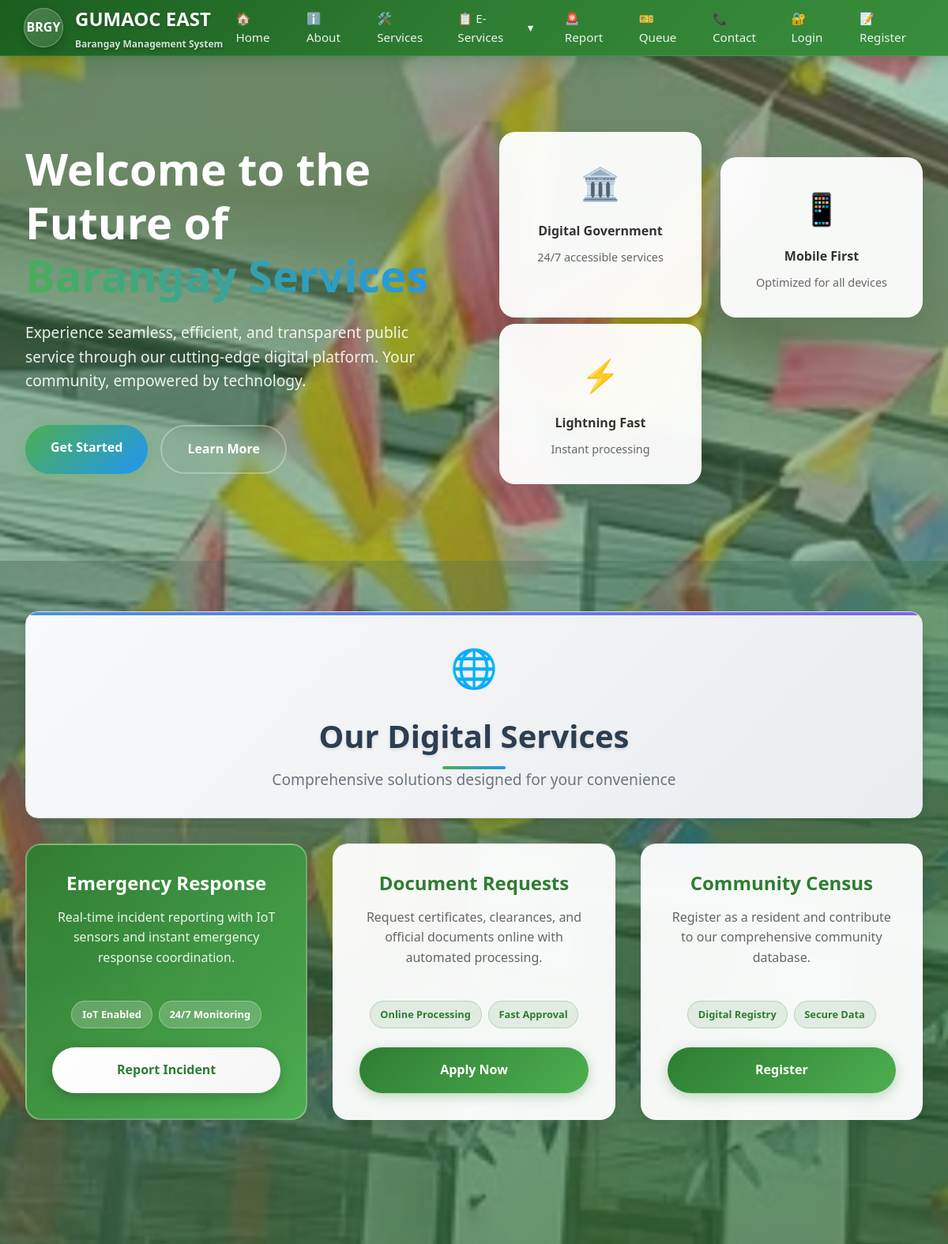
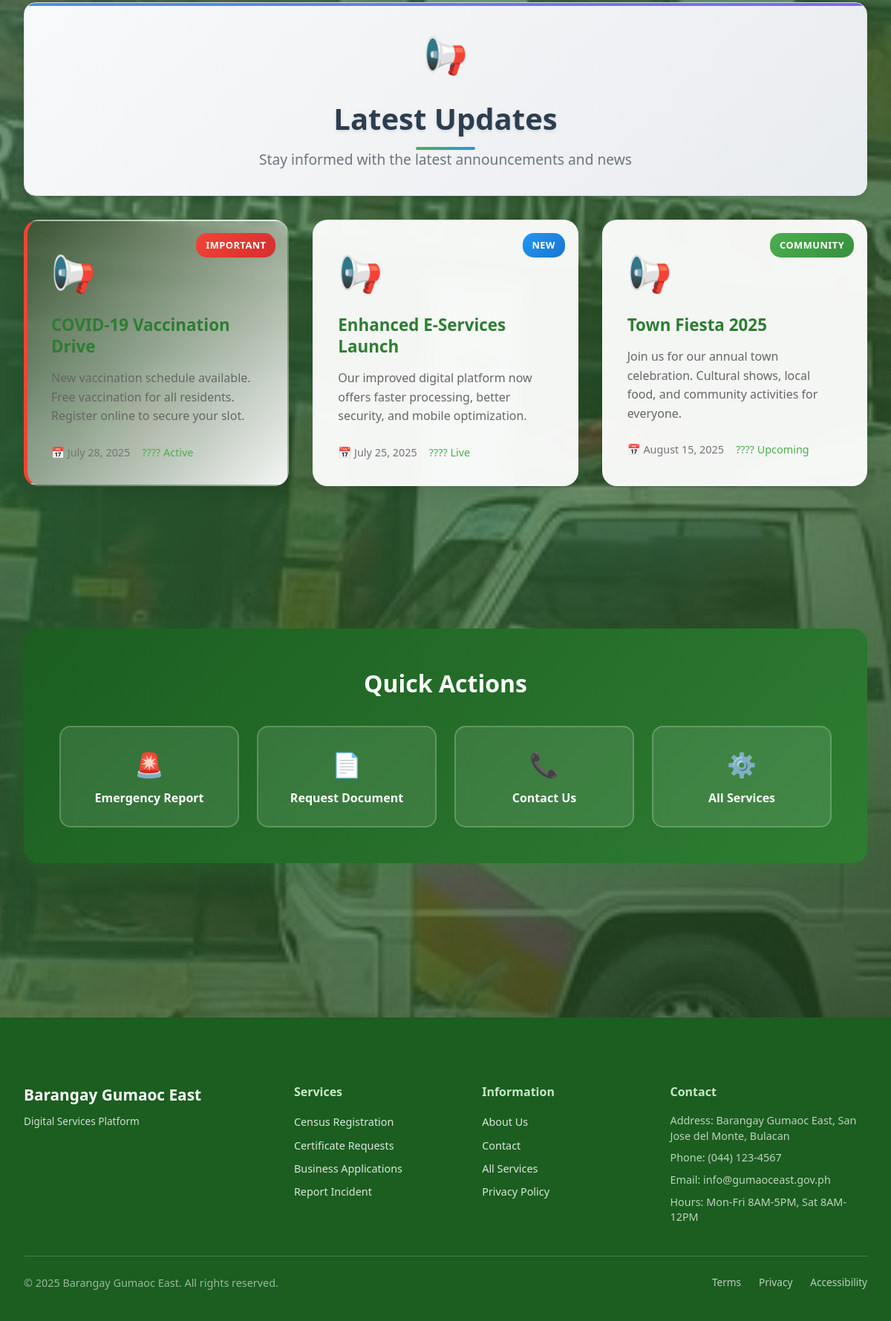
The page / on the database its author committed (2 pictures, top to bottom).
### tables this page shows
CREATE TABLE `services` (
  `id` int(11) NOT NULL,
  `title` varchar(255) NOT NULL,
  `description` text NOT NULL,
  `icon` varchar(50) NOT NULL,
  `button_text` varchar(100) NOT NULL,
  `button_link` varchar(255) NOT NULL,
  `is_featured` tinyint(1) DEFAULT 0,
  `features` text DEFAULT NULL,
  `display_order` int(11) DEFAULT 0,
  `created_at` timestamp NOT NULL DEFAULT current_timestamp(),
  `updated_at` timestamp NOT NULL DEFAULT current_timestamp() ON UPDATE current_timestamp()
);

CREATE TABLE `updates` (
  `id` int(11) NOT NULL,
  `title` varchar(255) NOT NULL,
  `description` text NOT NULL,
  `badge_text` varchar(50) NOT NULL,
  `badge_type` enum('important','new','community','info') DEFAULT 'info',
  `date` varchar(50) NOT NULL,
  `status` varchar(50) NOT NULL,
  `is_priority` tinyint(1) DEFAULT 0,
  `display_order` int(11) DEFAULT 0,
  `created_at` timestamp NOT NULL DEFAULT current_timestamp(),
  `updated_at` timestamp NOT NULL DEFAULT current_timestamp() ON UPDATE current_timestamp()
);

### index.php (the view, shortened to what this page needs)
<?php
include 'includes/header.php';
include 'includes/db_connect.php';
$is_admin = isset($_SESSION['admin_logged_in']) && $_SESSION['admin_logged_in'] === true;
try {
    $services_query = $pdo->query("SELECT * FROM services ORDER BY is_featured DESC, display_order, id");
    $services = $services_query->fetchAll(PDO::FETCH_ASSOC);
} catch (Exception $e) {
    $services = [
        [
            'id' => 1,
            'title' => 'Emergency Response',
            'description' => 'Real-time incident reporting with IoT sensors and instant emergency response coordination.',
            'button_text' => 'Report Incident',
            'button_link' => 'pages/report.php',
            'is_featured' => 1,
            'features' => 'IoT Enabled,24/7 Monitoring'
        ],
        [
            'id' => 2,
            'title' => 'Document Requests',
            'description' => 'Request certificates, clearances, and official documents online with automated processing.',
            'button_text' => 'Apply Now',
            'button_link' => 'pages/forms.php',
            'is_featured' => 0,
            'features' => 'Online Processing,Fast Approval'
        ],
        [
            'id' => 3,
            'title' => 'Community Census',
            'description' => 'Register as a resident and contribute to our comprehensive community database.',
            'button_text' => 'Register',
            'button_link' => 'pages/forms.php',
            'is_featured' => 0,
            'features' => 'Digital Registry,Secure Data'
        ],
        [
            'id' => 4,
            'title' => 'Self-Service Kiosk',
            'description' => 'Access services anytime through our interactive kiosk at the barangay hall.',
            'button_text' => 'Explore',
            'button_link' => 'pages/services.php',
            'is_featured' => 0,
            'features' => '24/7 Access,Touch Interface'
        ]
    ];
}
try {
    $updates_query = $pdo->query("SELECT * FROM updates ORDER BY is_priority DESC, display_order, id LIMIT 3");
    $updates = $updates_query->fetchAll(PDO::FETCH_ASSOC);
} catch (Exception $e) {
    $updates = [
        [
            'title' => 'COVID-19 Vaccination Drive',
            'description' => 'New vaccination schedule available. Free vaccination for all residents. Register online to secure your slot.',
            'icon' => '💉',
            'badge_text' => 'Important',
            'badge_type' => 'important',
            'date' => 'July 28, 2025',
            'status' => '🟢 Active',
            'is_priority' => 1
        ],
        [
            'title' => 'Enhanced E-Services Launch',
            'description' => 'Our improved digital platform now offers faster processing, better security, and mobile optimization.',
            'icon' => '🚀',
            'badge_text' => 'New',
            'badge_type' => 'new',
            'date' => 'July 25, 2025',
            'status' => '🟢 Live',
            'is_priority' => 0
        ],
        [
            'title' => 'Town Fiesta 2025',
            'description' => 'Join us for our annual town celebration. Cultural shows, local food, and community activities for everyone.',
            'icon' => '🎉',
            'badge_text' => 'Community',
            'badge_type' => 'community',
            'date' => 'August 15, 2025',
            'status' => '🟡 Upcoming',
            'is_priority' => 0
        ]
    ];
}
?>
<div class="hero-section">
  <div class="hero-content">
    <div class="hero-text">
      <h1 class="hero-title">Welcome to the Future of<br><span class="highlight">Barangay Services</span></h1>
      <p class="hero-description">
        Experience seamless, efficient, and transparent public service through our cutting-edge digital platform.
        Your community, empowered by technology.
      </p>
      <div class="hero-buttons">
        <a href="pages/forms.php" class="btn btn-primary">Get Started</a>
        <a href="pages/about.php" class="btn btn-outline">Learn More</a>
      </div>
    </div>
    <div class="hero-image">
      <div class="floating-card">
        <div class="card-icon">🏛️</div>
        <h4>Digital Government</h4>
        <p>24/7 accessible services</p>
      </div>
      <div class="floating-card">
        <div class="card-icon">📱</div>
        <h4>Mobile First</h4>
        <p>Optimized for all devices</p>
      </div>
      <div class="floating-card">
        <div class="card-icon">⚡</div>
        <h4>Lightning Fast</h4>
        <p>Instant processing</p>
      </div>
    </div>
  </div>
</div>
<div class="container">
  <div class="section">
    <div class="section-header section-header-card">
      <div class="section-header-content">
        <div class="section-icon">🌐</div>
        <h2>Our Digital Services</h2>
        <p>Comprehensive solutions designed for your convenience</p>
      </div>
    </div>
    <div class="services-grid">
      <?php if (empty($services)): ?>
        <div class="no-services-message">
          <div class="empty-state">
            <div class="empty-icon">📋</div>
            <h3>No Services Available</h3>
            <p>Services will appear here once they are configured.</p>
            <?php if ($is_admin): ?>
              <a href="admin/manage-services.php" class="admin-btn btn-primary">Add Services</a>
            <?php endif; ?>
          </div>
        </div>
      <?php else: ?>
        <?php foreach ($services as $service): ?>
          <div class="service-card <?php echo $service['is_featured'] ? 'featured' : ''; ?>">
            <h3><?php echo htmlspecialchars($service['title']); ?></h3>
            <p><?php echo htmlspecialchars($service['description']); ?></p>
            <?php if (!empty($service['features'])): ?>
              <div class="service-features">
                <?php
                $features = explode(',', $service['features']);
                foreach ($features as $feature):
                  if (trim($feature)): ?>
                    <span class="feature-tag"><?php echo htmlspecialchars(trim($feature)); ?></span>
                  <?php endif;
                endforeach;
                ?>
              </div>
            <?php endif; ?>
            <a href="<?php echo htmlspecialchars($service['button_link']); ?>" class="service-btn">
              <?php echo htmlspecialchars($service['button_text']); ?>
            </a>
          </div>
        <?php endforeach; ?>
      <?php endif; ?>
    </div>
  </div>
  <div class="section">
    <div class="section-header section-header-card">
      <div class="section-header-content">
        <div class="section-icon">📢</div>
        <h2>Latest Updates</h2>
        <p>Stay informed with the latest announcements and news</p>
      </div>
    </div>
    <div class="updates-grid">
      <?php if (empty($updates)): ?>
        <div class="no-updates-message">
          <div class="empty-state">
            <div class="empty-icon">📢</div>
            <h3>No Updates Available</h3>
            <p>Latest updates will appear here once they are added.</p>
            <?php if ($is_admin): ?>
              <a href="admin/manage-updates.php" class="admin-btn btn-primary">Add Updates</a>
            <?php endif; ?>
          </div>
        </div>
      <?php else: ?>
        <?php foreach ($updates as $update): ?>
          <div class="update-card <?php echo (!empty($update['is_priority']) && $update['is_priority']) ? 'priority' : ''; ?>">
            <div class="update-badge <?php echo 'badge-' . (isset($update['badge_type']) ? $update['badge_type'] : 'info'); ?>">
              <?php echo htmlspecialchars(isset($update['badge_text']) ? $update['badge_text'] : 'Update'); ?>
            </div>
            <div class="update-icon">
              <?php echo isset($update['icon']) ? $update['icon'] : '📢'; ?>
            </div>
            <h3><?php echo htmlspecialchars($update['title']); ?></h3>
            <p><?php echo htmlspecialchars($update['description']); ?></p>
            <div class="update-meta">
              <span class="update-date">📅 <?php echo htmlspecialchars(isset($update['date']) ? $update['date'] : date('M d, Y')); ?></span>
              <span class="update-status"><?php echo htmlspecialchars(isset($update['status']) ? $update['status'] : '🟢 Active'); ?></span>
            </div>
          </div>
        <?php endforeach; ?>
      <?php endif; ?>
    </div>
  </div>
  <div class="section">
    <div class="quick-actions">
      <h2>Quick Actions</h2>
      <div class="actions-grid">
        <a href="pages/report.php" class="action-btn emergency">
          <div class="action-icon">🚨</div>
          <span>Emergency Report</span>
        </a>
        <a href="pages/forms.php" class="action-btn document">
          <div class="action-icon">📄</div>
          <span>Request Document</span>
        </a>
        <a href="pages/contact.php" class="action-btn contact">
          <div class="action-icon">📞</div>
          <span>Contact Us</span>
        </a>
        <a href="pages/services.php" class="action-btn services">
          <div class="action-icon">⚙️</div>
          <span>All Services</span>
        </a>
      </div>
    </div>
  </div>
</div>
<?php include 'includes/footer.php'; ?>

### includes/header.php (style rules this page uses)
* { margin: 0; padding: 0; box-sizing: border-box; }
body { font-family: 'Segoe UI', Tahoma, Geneva, Verdana, sans-serif; background: url('assets/images/background.jpg') center/cover no-repeat; background-attachment: fixed; background-color: #2d5a27; min-height: 100vh; position: relative; }
body::before { content: ''; position: fixed; top: 0; left: 0; width: 100%; height: 100%; background: linear-gradient(135deg, rgba(45, 90, 39, 0.7) 0%, rgba(74, 124, 89, 0.6) 25%, rgba(53, 122, 60, 0.65) 50%, rgba(45, 90, 39, 0.7) 75%, rgba(30, 58, 26, 0.8) 100%); z-index: 1; }

### index.php (style rules this page uses)
.update-badge.badge-important { background: linear-gradient(135deg, #f44336 0%, #d32f2f 100%); }
.update-badge.badge-new { background: linear-gradient(135deg, #2196f3 0%, #1976d2 100%); }
.update-badge.badge-community { background: linear-gradient(135deg, #4caf50 0%, #388e3c 100%); }
.section-header-card { background: linear-gradient(135deg, #f8f9fa 0%, #e9ecef 100%); border: 1px solid #dee2e6; border-radius: 16px; padding: 2rem; margin-bottom: 2rem; box-shadow: 0 4px 12px rgba(0, 0, 0, 0.1); backdrop-filter: blur(10px); position: relative; overflow: hidden; }
.section-header-card::before { content: ''; position: absolute; top: 0; left: 0; right: 0; height: 4px; background: linear-gradient(90deg, #4A90E2, #7B68EE, #9B59B6, #E74C3C, #F39C12); background-size: 400% 100%; animation: gradientShift 4s ease infinite; }
.section-header-content { text-align: center; position: relative; z-index: 2; }
.section-icon { font-size: 3rem; margin-bottom: 1rem; display: block; animation: iconFloat 3s ease-in-out infinite; }
.section-header-card h2 { color: #2c3e50; font-size: 2.5rem; font-weight: 700; margin-bottom: 0.5rem; text-shadow: 0 2px 4px rgba(0, 0, 0, 0.1); }
.section-header-card p { color: #6c757d; font-size: 1.2rem; margin-bottom: 0; font-weight: 400; line-height: 1.6; }
.services-grid { display: grid; grid-template-columns: repeat(auto-fit, minmax(300px, 1fr)); gap: 2rem; margin-top: 2rem; }

### rows shown on the page
services: title "Emergency Response", description "Real-time incident reporting with IoT sensors and instant emergency response coordination.", features "IoT Enabled", features "24/7 Monitoring", button_text "Report Incident"
services: title "Document Requests", description "Request certificates, clearances, and official documents online with automated processing.", features "Online Processing", features "Fast Approval", button_text "Apply Now"
services: title "Community Census", description "Register as a resident and contribute to our comprehensive community database.", features "Digital Registry", features "Secure Data", button_text "Register"
updates: badge_text "IMPORTANT", title "COVID-19 Vaccination Drive", description "New vaccination schedule available. Free vaccination for all residents. Register online to secure your slot.", status "???? Active"
updates: badge_text "NEW", title "Enhanced E-Services Launch", description "Our improved digital platform now offers faster processing, better security, and mobile optimization.", status "???? Live"
updates: badge_text "COMMUNITY", title "Town Fiesta 2025", description "Join us for our annual town celebration. Cultural shows, local food, and community activities for everyone.", status "???? Upcoming"
